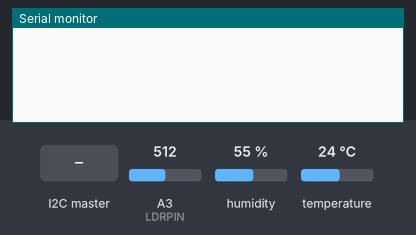
Bench run of a sketch on a simulated Arduino Uno, built with avr-gcc and run on an emulated ATmega328P. Shown: the last lines printed to the serial monitor. The inputs (shaded band) are chosen by the test bench; at power-on: A3 (LDRPIN) = 512, humidity 55 %, temperature 24 °C.

Above: at 1.2 s.
1.3 s: the I2C master sends the byte 1
At 1.37 s:
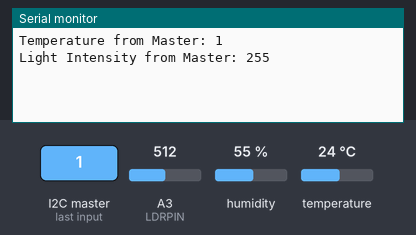
At 1.9 s:
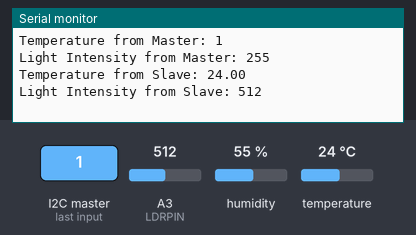

Measured:
- after the input at 1.3 s, the serial monitor: prints a new line at once (image 1)

The sketch:

Slave_I2C.ino
```cpp
#include "DHT.h"  // Include the DHT sensor library
#include <Wire.h>  // Include the Wire library for I2C communication

#define DHTPIN 2     // Define the digital pin connected to the DHT sensor
#define DHTTYPE DHT11   // Define the type of DHT sensor (DHT 11 in this case)
#define LDRPIN A3    // Define the analog pin connected to the Light Dependent Resistor (LDR)

DHT dht(DHTPIN, DHTTYPE);  // Create a DHT object with the defined pin and type

byte tempMaster;  // Variable to store the temperature received from the master
byte lightIntensityMaster;  // Variable to store the light intensity received from the master

void setup() {
  // Start serial communication at 9600 baud rate for output
  Serial.begin(9600);

  // Initialize the DHT sensor
  dht.begin();

  // Start the I2C bus as a slave with address 0x14
  Wire.begin(0x14);

  // Register the function to call when data is received
  Wire.onReceive(DataReceive);
}

void loop() {
  // Nothing to do in the main loop
}

void DataReceive(int numBytes) {
  // Read the temperature and light intensity from the I2C bus
  if(Wire.available()) {
    tempMaster = Wire.read();
    lightIntensityMaster = Wire.read();

    // Print the received temperature and light intensity
    Serial.print("Temperature from Master: ");
    Serial.println(tempMaster);
    Serial.print("Light Intensity from Master: ");
    Serial.println(lightIntensityMaster);

    // Read the temperature and light intensity from the slave's own sensors
    float tempSlave = dht.readTemperature();
    int lightIntensitySlave = analogRead(LDRPIN);

    // Print the temperature and light intensity from the slave's own sensors
    Serial.print("Temperature from Slave: ");
    Serial.println(tempSlave);
    Serial.print("Light Intensity from Slave: ");
    Serial.println(lightIntensitySlave);
  }
}
```
